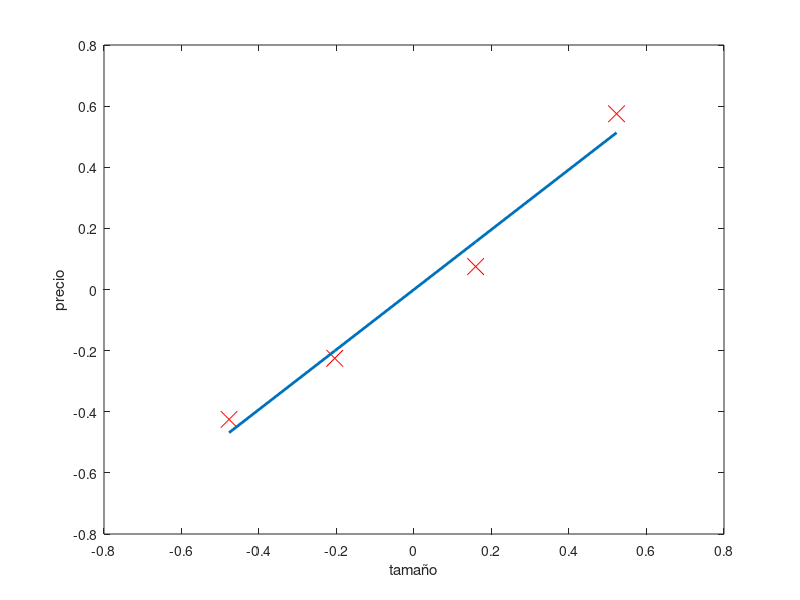
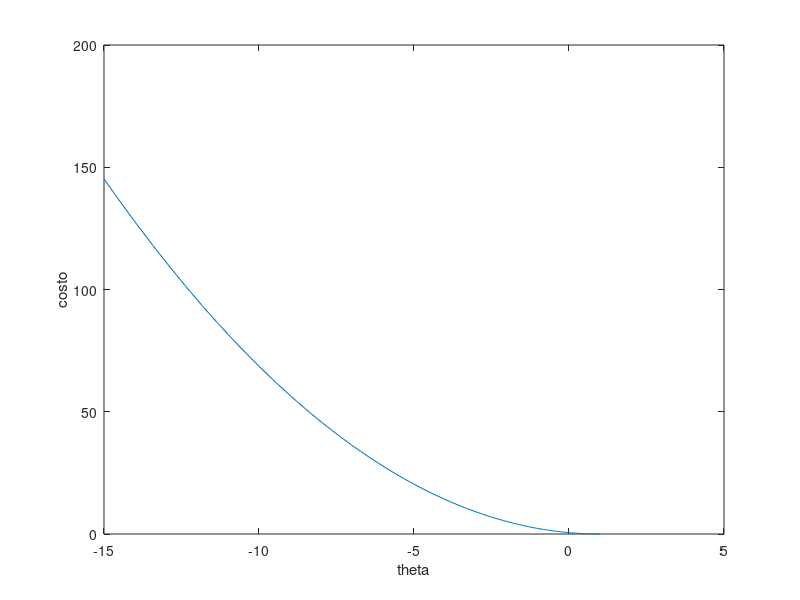
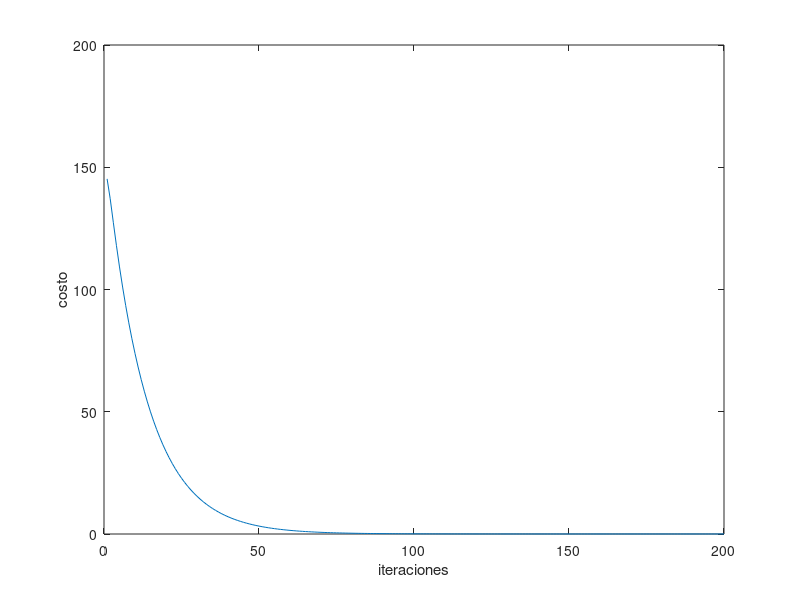

Write the MATLAB code that produced these figures, in order.
% limpiamos la ventana de comandos
clear;
close all;
clc;

% cargamos los datos en una matriz
data = load('simple.csv');

% obtener X , y en vectores
X = data(:,1);
y = data(:,2);

% obtenemos el numero de ejemplos de nuestros datos
m = length(y);

% aplicamos feature scaling
X = (X-(sum(X)/length(X)))./(max(X)-min(X));
y = (y-(sum(y)/length(y)))./(max(y)-min(y));

% visualizamos los datos en un plot
figure;
plot(X, y, 'rx', 'MarkerSize',12);
ylabel('precio');
xlabel('tamaño');


% calcular la gradiente descendiente 
alpha = 0.2;
iteraciones = 200;
theta = zeros(2, 1);
theta(2,1)=-15;
derivada0 = 0;
derivada1 = 0;
J = zeros(iteraciones, 2);

for i=1:iteraciones
  
  costo = 0;
  
  for j=1:m
    % derivada theta0
    h = theta(1) + theta(2) * X(j);
    derivada0 = derivada0 + (h-y(j))
    derivada1 = derivada1 + (h-y(j))*X(j)
    
    costo = costo + (h-y(j)).^2
    
    endfor;
  
  %printf('costo %d \n' , costo);
  derivada0 = derivada0 / m;
  derivada1 = derivada1 / m;
  J(i, 1) = theta(2);
  J(i, 2) = costo;
%J(i, 3) = iteraciones;

  % theta0 = theta0 - alpha * derivada de J
  %theta(1) = theta(1) - (alpha * derivada0);

  % theta1 = theta1 - alpha * derivada de J
  theta(2) = theta(2) - (alpha * derivada1);
  
endfor

% visualizamos los datos de predicción de nuestro algoritmo
hold on;
X= [ones(size(X)) X];
plot(X(:,2), X*theta, '-', 'linewidth', 2);
ylabel('precio');
xlabel('tamaño');



% visualizamos como se comporta el costo con respecto a theta
figure(2);
plot(J(:, 1), J(:, 2));
ylabel('costo');
xlabel('theta');

% visualizamos como se comporta el costo con respecto al número de iteraciones
figure(3);
plot(J(:, 2));
ylabel('costo');
xlabel('iteraciones');

pause;